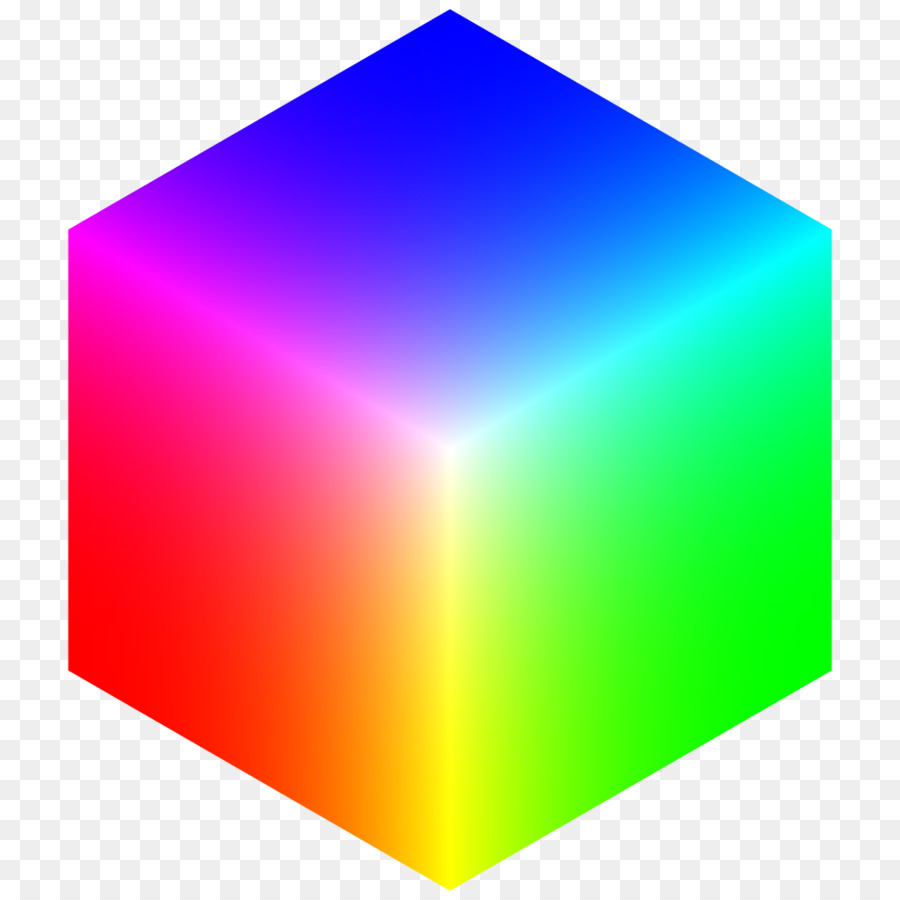
#> input picture data/color.jpg, 900 x 900 px
$ python Colorspace.py
#> lines starting #> are read from the running program, lines starting #| are printed output that depends on the picture
import cv2
import numpy as np
from matplotlib import pyplot as plt
import time

Im1 = cv2.imread('data/color.jpg')
#> Im1 is the input picture: shape (900, 900, 3); mean B, G, R 178.8, 178.9, 178.9

Im1hsv = cv2.cvtColor(Im1, cv2.COLOR_BGR2HSV)
#> Im1hsv: shape (900, 900, 3); mean H, S, V 56.5, 135.4, 251.7
Im1lab = cv2.cvtColor(Im1, cv2.COLOR_BGR2LAB)
#> Im1lab: shape (900, 900, 3); mean of channels 0, 1, 2 201.6, 136.9, 132.9

R = Im1[:, :, 0]  # Separación de canales RGB
G = Im1[:, :, 1]
B = Im1[:, :, 2]

H = Im1hsv[:, :, 0]
S = Im1hsv[:, :, 1]
V = Im1hsv[:, :, 2]
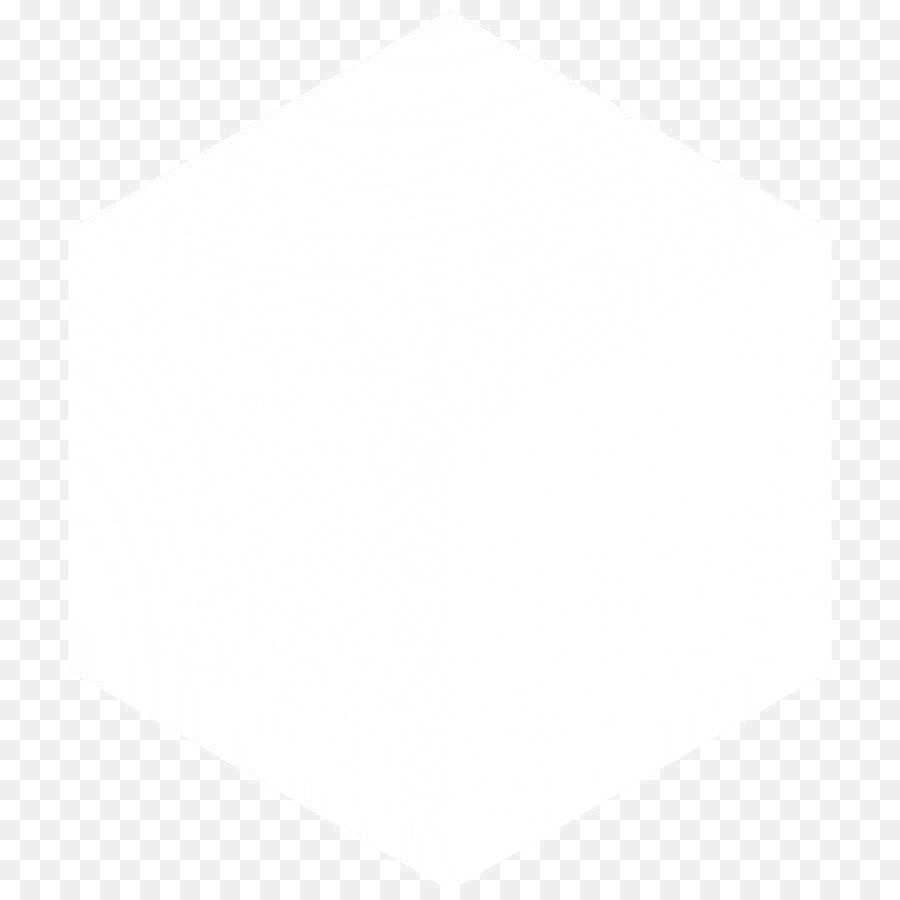
#> V: shape (900, 900); min 226, max 255, mean 251.7

L = Im1lab[:, :, 0]
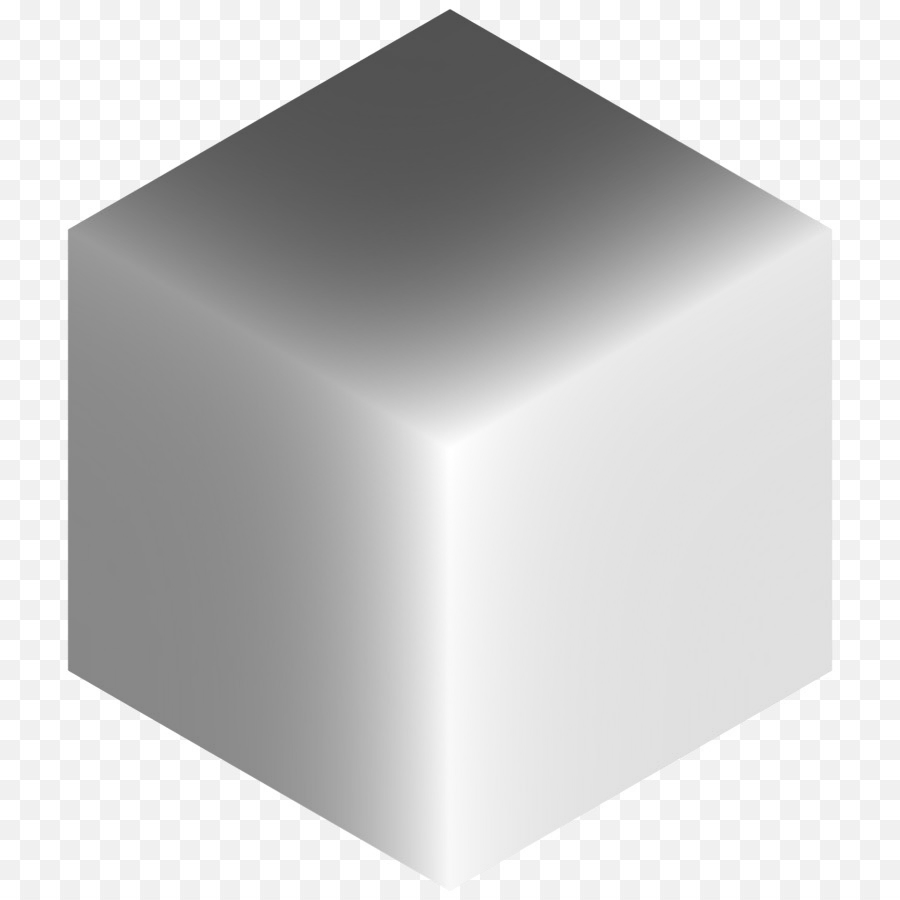
#> L: shape (900, 900); min 74, max 255, mean 201.6
a = Im1lab[:, :, 1]
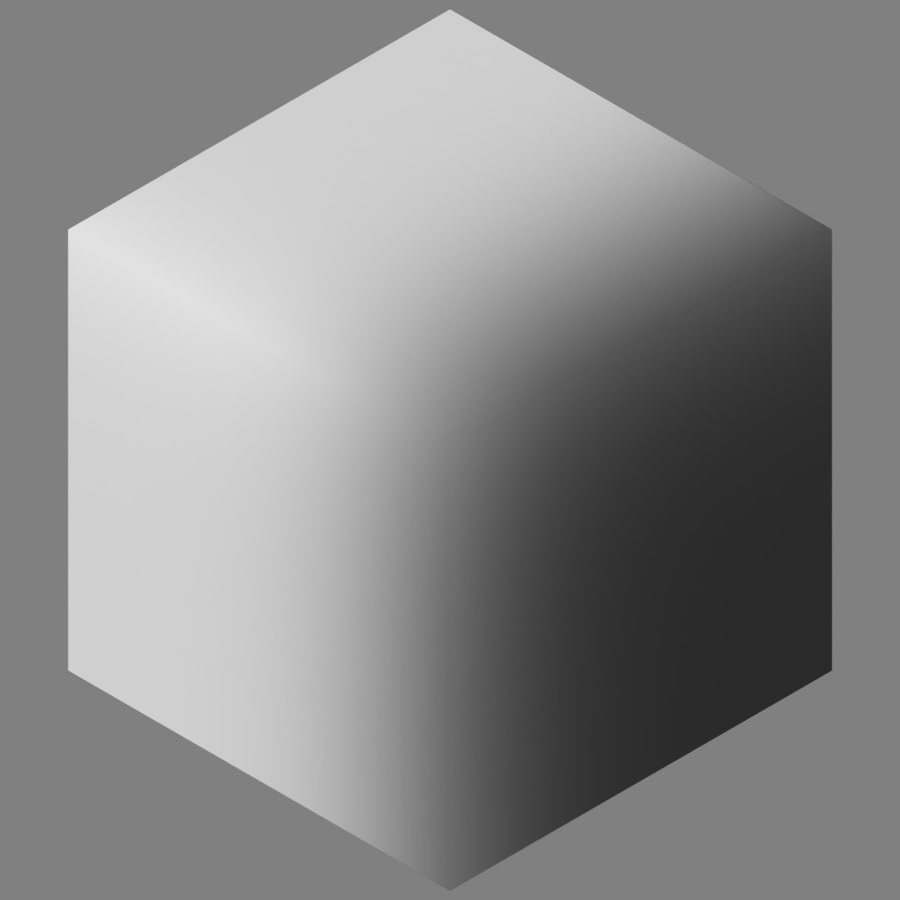
#> a: shape (900, 900); min 42, max 226, mean 136.9
b = Im1lab[:, :, 2]
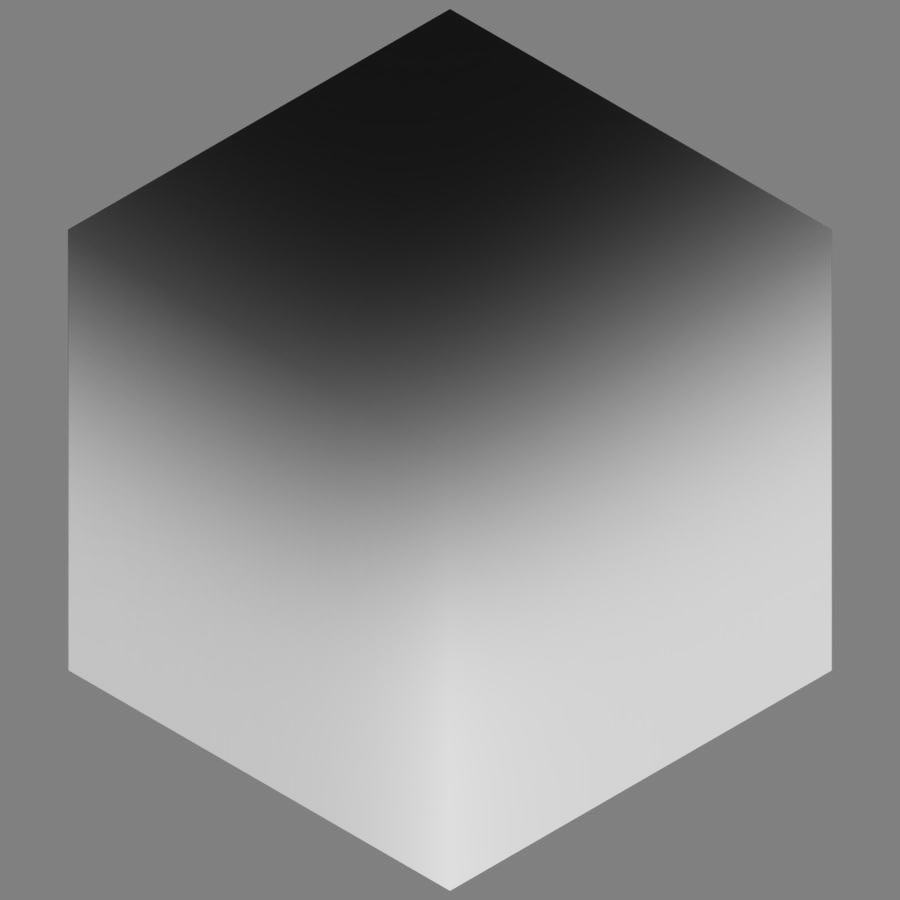
#> b: shape (900, 900); min 20, max 223, mean 132.9

Imtemp = Im1.copy()
Im1[:, :, 0] = Imtemp[:, :, 2]  # Cambio de BGR S RGB por cada imagen
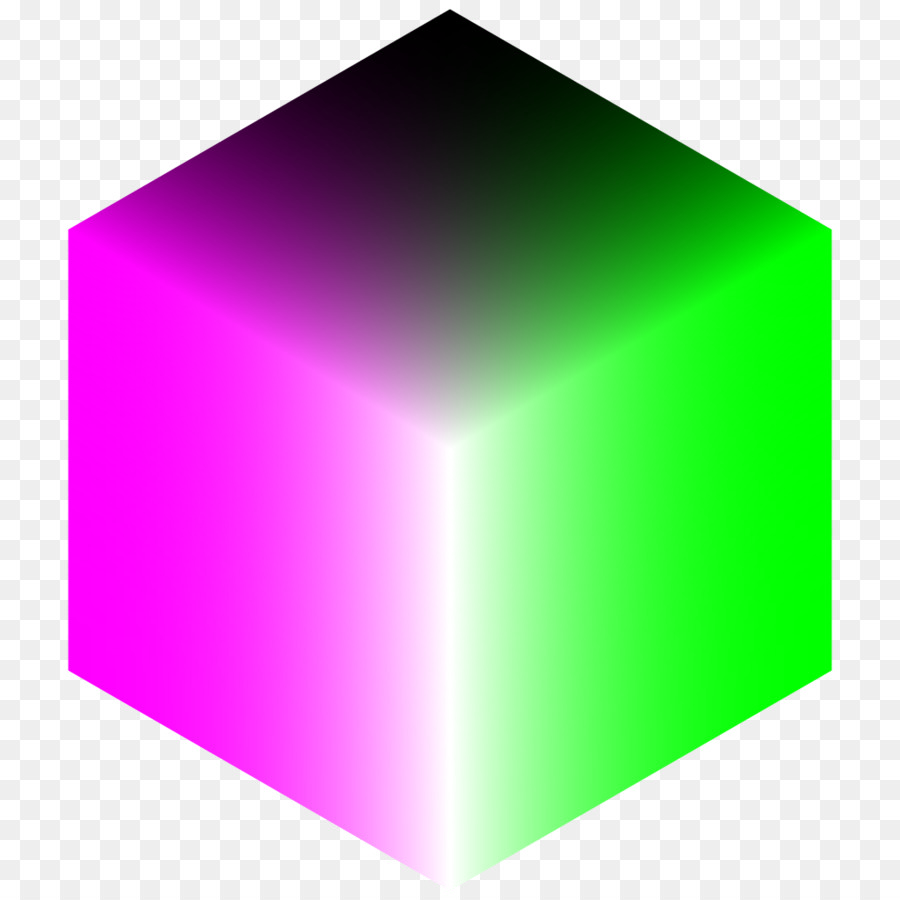
#> Im1: shape (900, 900, 3); mean B, G, R 178.9, 178.9, 178.9
Im1[:, :, 2] = Imtemp[:, :, 0]

plt.subplot(432), plt.imshow(Im1), plt.title('Original')
plt.xticks([]), plt.yticks([])

plt.subplot(434), plt.imshow(R, 'gray'), plt.title('Red')
plt.xticks([]), plt.yticks([])
plt.subplot(435), plt.imshow(G, 'gray'), plt.title('Green')
plt.xticks([]), plt.yticks([])
plt.subplot(436), plt.imshow(B, 'gray'), plt.title('Blue')
plt.xticks([]), plt.yticks([])

plt.subplot(437), plt.imshow(H, 'gray'), plt.title('Hue')
plt.xticks([]), plt.yticks([])
plt.subplot(438), plt.imshow(S, 'gray'), plt.title('Saturation')
plt.xticks([]), plt.yticks([])
plt.subplot(439), plt.imshow(V, 'gray'), plt.title('Vertical')
plt.xticks([]), plt.yticks([])

plt.subplot(4, 3, 10), plt.imshow(L, 'gray'), plt.title('Luminance')
plt.xticks([]), plt.yticks([])
plt.subplot(4, 3, 11), plt.imshow(a,'gray'), plt.title('S-channel')
plt.xticks([]), plt.yticks([])
plt.subplot(4, 3, 12), plt.imshow(b, 'gray'), plt.title('b-channel')
plt.xticks([]), plt.yticks([])
plt.show()

print(H.max())  # Ojo con los rangos, considerar en cálculos y normalizar
#| 179
print(H.min())
#| 0
print(S.max())
#| 255
print(S.min())
#| 0
print(L.max())
#| 255
print(L.min())
#| 74
print(a.max())
#| 226
print(b.min())
#| 20

$ run again, with data/esferas.jpg copied over data/color.jpg
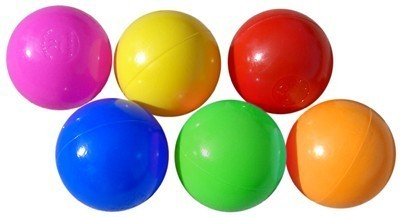
#> input picture data/esferas.jpg, 400 x 217 px
#> Im1 is the input picture: shape (217, 400, 3); mean B, G, R 151.2, 162.8, 187.2
#> Im1hsv: shape (217, 400, 3); mean H, S, V 52.5, 135.2, 225.9
#> Im1lab: shape (217, 400, 3); mean of channels 0, 1, 2 183.6, 142.4, 140.3
#> `b = Im1lab[:, :, 2]`:
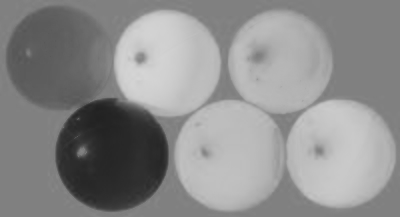
#> b: shape (217, 400); min 33, max 214, mean 140.3
#> `Im1[:, :, 0] = Imtemp[:, :, 2]`:
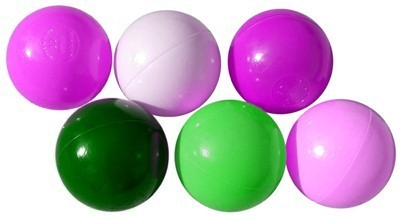
#> Im1: shape (217, 400, 3); mean B, G, R 187.2, 162.8, 187.2
#| 179
#| 0
#| 255
#| 0
#| 255
#| 29
#| 207
#| 33
